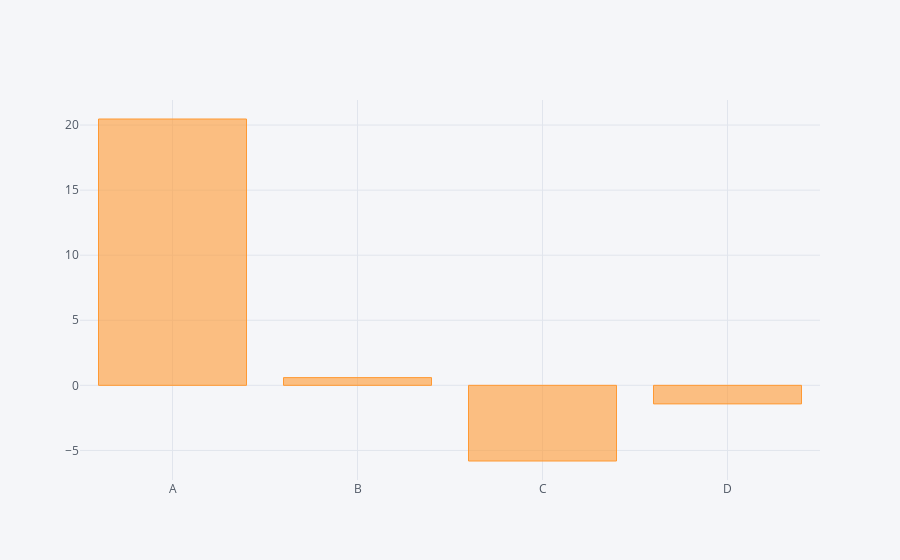

The code cell stored with this chart in its notebook:
### Code cell
df.sum().iplot(kind='bar')

### Figure 1 — Plotly figure (JSON) as saved in the notebook; plotly's stock layout.template omitted (floating-point values rounded to 4 significant figures)
{"data": [{"marker": {"color": "rgba(255, 153, 51, 0.6)", "line": {"color": "rgba(255, 153, 51, 1.0)", "width": 1}}, "name": "None", "orientation": "v", "text": "", "type": "bar", "x": ["A", "B", "C", "D"], "y": [20.47, 0.5939, -5.814, -1.426]}], "layout": {"legend": {"bgcolor": "#F5F6F9", "font": {"color": "#4D5663"}}, "paper_bgcolor": "#F5F6F9", "plot_bgcolor": "#F5F6F9", "titlefont": {"color": "#4D5663"}, "xaxis1": {"gridcolor": "#E1E5ED", "showgrid": true, "tickfont": {"color": "#4D5663"}, "title": "", "titlefont": {"color": "#4D5663"}, "zerolinecolor": "#E1E5ED"}, "yaxis1": {"gridcolor": "#E1E5ED", "showgrid": true, "tickfont": {"color": "#4D5663"}, "title": "", "titlefont": {"color": "#4D5663"}, "zerolinecolor": "#E1E5ED"}}}
